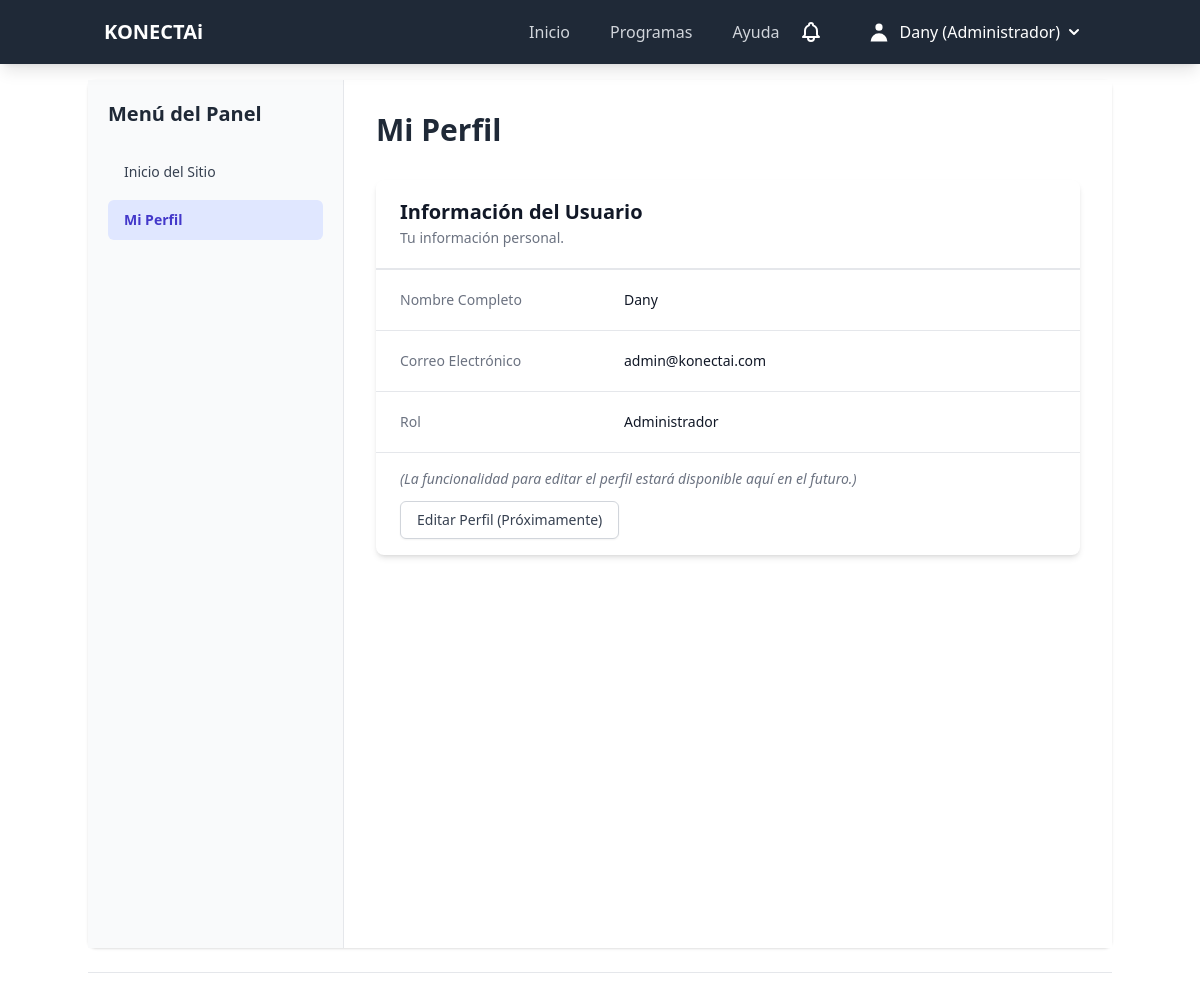
The page /dashboard/profile (signed in) on the database its author committed.
### model/models.py (models this page shows, shortened)
class Usuarios(db.Model, UserMixin):
    __tablename__ = 'usuarios'
    id_usuario = db.Column(db.Integer, primary_key=True, autoincrement=True)
    DNI = db.Column(db.String(8), unique=True, nullable=False) # Obligatorio
    nombre = db.Column(db.String(100), nullable=False)
    contrasena_hash = db.Column(db.String(255), nullable=False)
    perfil = db.Column(db.Enum('voluntario', 'organizador', 'administrador', name='perfil_enum'), nullable=False)
    estado_usuario = db.Column(db.Enum(EstadoUsuario, name='estado_usuario_enum', values_callable=lambda x: [e.value for e in x]), nullable=False, default=EstadoUsuario.ACTIVO) # Usando Enum de Python
    fecha_registro = db.Column(db.DateTime, default=datetime.utcnow, nullable=False)
    apellido = db.Column(db.String(100), nullable=True)
    celular = db.Column(db.String(9), unique=True, nullable=True)
    email = db.Column(db.String(150), unique=True, nullable=True)
    direccion = db.Column(db.String(255), nullable=True)
    fecha_nacimiento = db.Column(db.Date, nullable=True)
    genero = db.Column(db.Enum('masculino', 'femenino', name='genero_enum'))
    organizaciones = relationship("Organizaciones", secondary=usuario_organizacion_table, back_populates="usuarios")
    preferencias = relationship("Preferencias", secondary=usuarios_preferencia_table, back_populates="usuarios")
    discapacidades_pivot = relationship("UsuarioDiscapacidad", back_populates="usuario", cascade="all, delete-orphan")
    inscripciones = relationship("Inscripciones", back_populates="usuario")
    notificaciones = relationship("Notificaciones", back_populates="usuario")
    feedback = relationship("Feedback", back_populates="usuario")
    recomendaciones = relationship("Recomendaciones", back_populates="usuario")
    interacciones_chatbot = relationship("InteraccionesChatbot", back_populates="usuario")

### controller/dashboard_routes.py (the view)
@dashboard_bp.route('/profile') # This will be accessible at /dashboard/profile
@login_required
def profile():
    return render_template('profile.html', user=current_user, title="My Profile")

### main.py (called while the page is built)
@login_manager.user_loader
def load_user(user_id):
    return db.session.get(Usuarios, int(user_id))

### view/templates/dashboards/profile.html (shortened to what this page needs)
{% extends "dashboard.base.html" %}
{% block dashboard_main_content %}
    <h1 class="text-3xl font-bold text-gray-800 mb-8">Mi Perfil</h1>
    <div class="bg-white shadow-md rounded-lg overflow-hidden">
        <div class="px-4 py-5 sm:px-6 border-b border-gray-200">
            <h3 class="text-xl leading-6 font-semibold text-gray-900">
                Información del Usuario
            </h3>
            <p class="mt-1 max-w-2xl text-sm text-gray-500">
                Tu información personal.
            </p>
        </div>
        <div class="border-t border-gray-200 px-4 py-5 sm:p-0">
            <dl class="sm:divide-y sm:divide-gray-200">
                <div class="py-4 sm:py-5 sm:grid sm:grid-cols-3 sm:gap-4 sm:px-6">
                    <dt class="text-sm font-medium text-gray-500">Nombre Completo</dt>
                    <dd class="mt-1 text-sm text-gray-900 sm:mt-0 sm:col-span-2">{{ user.nombre }}</dd>
                </div>
                <div class="py-4 sm:py-5 sm:grid sm:grid-cols-3 sm:gap-4 sm:px-6">
                    <dt class="text-sm font-medium text-gray-500">Correo Electrónico</dt>
                    <dd class="mt-1 text-sm text-gray-900 sm:mt-0 sm:col-span-2">{{ user.email }}</dd>
                </div>
                <div class="py-4 sm:py-5 sm:grid sm:grid-cols-3 sm:gap-4 sm:px-6">
                    <dt class="text-sm font-medium text-gray-500">Rol</dt>
                    <dd class="mt-1 text-sm text-gray-900 sm:mt-0 sm:col-span-2">{{ user.perfil | capitalize }}</dd>
                </div>
            </dl>
        </div>
        <div class="px-4 py-4 sm:px-6 border-t border-gray-200">
            <p class="text-sm text-gray-500 italic mb-3">(La funcionalidad para editar el perfil estará disponible aquí en el futuro.)</p>
            <a href="#" class="inline-flex items-center px-4 py-2 border border-gray-300 shadow-sm text-sm font-medium rounded-md text-gray-700 bg-white hover:bg-gray-50 focus:outline-none focus:ring-2 focus:ring-offset-2 focus:ring-indigo-500 disabled:opacity-50" aria-disabled="true">
                Editar Perfil (Próximamente)
            </a>
        </div>
    </div>
{% endblock %}

### view/templates/base.html (shortened to what this page needs)
<!doctype html>
<html lang="es">
  <head>
    <script src="https://cdn.tailwindcss.com"></script>
  </head>
  <body x-data="{ openMobileMenu: false }">
    <nav class="bg-gray-800 text-white fixed top-0 w-full shadow-lg z-50">
      <div class="container mx-auto px-4 py-3 md:flex md:items-center md:justify-between">
        <div class="flex justify-between items-center">
          <a class="text-xl font-bold hover:text-gray-300" href="{{ url_for('main.home') }}">KONECTAi</a>
        </div>
        <div :class="{'block': openMobileMenu, 'hidden': !openMobileMenu}" class="md:flex md:items-center w-full md:w-auto" x-cloak>
          <ul class="md:flex flex-col md:flex-row md:space-x-4 mt-4 md:mt-0">
            <li><a href="{{ url_for('main.home') }}" class="block py-2 px-3 text-gray-300 hover:bg-gray-700 hover:text-white rounded">Inicio</a></li>
            <li><a href="{{ url_for('main.programs') }}" class="block py-2 px-3 text-gray-300 hover:bg-gray-700 hover:text-white rounded">Programas</a></li>
            <li><a href="{{ url_for('main.help_page') }}" class="block py-2 px-3 text-gray-300 hover:bg-gray-700 hover:text-white rounded">Ayuda</a></li>
          </ul>
          <ul class="md:flex md:items-center flex-col md:flex-row md:space-x-4 mt-4 md:mt-0 md:ml-auto">
            {% if current_user.is_authenticated %}
            <li class="mr-2">
              <button class="p-2 rounded-full text-white hover:text-gray-300 focus:outline-none focus:bg-gray-700" aria-label="Notifications">
              </button>
            </li>
            <li class="relative" x-data="{ openUserMenu: false }" @click.away="openUserMenu = false">
              <button @click="openUserMenu = !openUserMenu" class="flex items-center w-full text-left py-2 px-3 text-white hover:text-gray-300 rounded focus:outline-none focus:bg-gray-700">
                <svg class="h-6 w-6 mr-2 inline-block" fill="currentColor" viewBox="0 0 20 20" xmlns="http://www.w3.org/2000/svg">
                    <path fill-rule="evenodd" d="M10 9a3 3 0 100-6 3 3 0 000 6zm-7 9a7 7 0 1114 0H3z" clip-rule="evenodd"></path>
                </svg>
                {{ current_user.nombre }} ({{ current_user.perfil | capitalize }})
                <svg class="h-5 w-5 ml-1 fill-current" viewBox="0 0 20 20"><path d="M5.293 7.293a1 1 0 011.414 0L10 10.586l3.293-3.293a1 1 0 111.414 1.414l-4 4a1 1 0 01-1.414 0l-4-4a1 1 0 010-1.414z"></path></svg>
              </button>
            </li>
            {% else %}
            <li><a href="{{ url_for('auth.login') }}" class="block py-2 px-3 text-gray-300 hover:bg-gray-700 hover:text-white rounded">Iniciar Sesión</a></li>
            <li><a href="{{ url_for('auth.register') }}" class="block py-2 px-3 text-gray-300 hover:bg-gray-700 hover:text-white rounded">Registrarse</a>
              </li>
            {% endif %}
          </ul>
        </div>
      </div>
    </nav>
    <main class="container mx-auto px-4 mt-24">
      {% block content %}{% endblock %}
    </main>
    <footer class="container mx-auto mt-10 py-6 text-center text-gray-500 border-t border-gray-200">
    </footer>
  </body>
</html>

### rows shown on the page
Usuarios: nombre "Dany", perfil "Administrador", email "admin@konectai.com"
